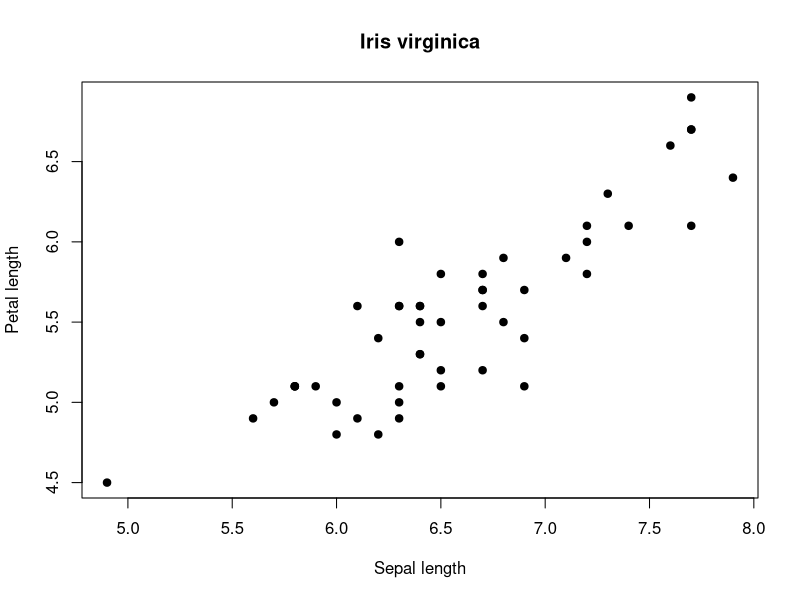
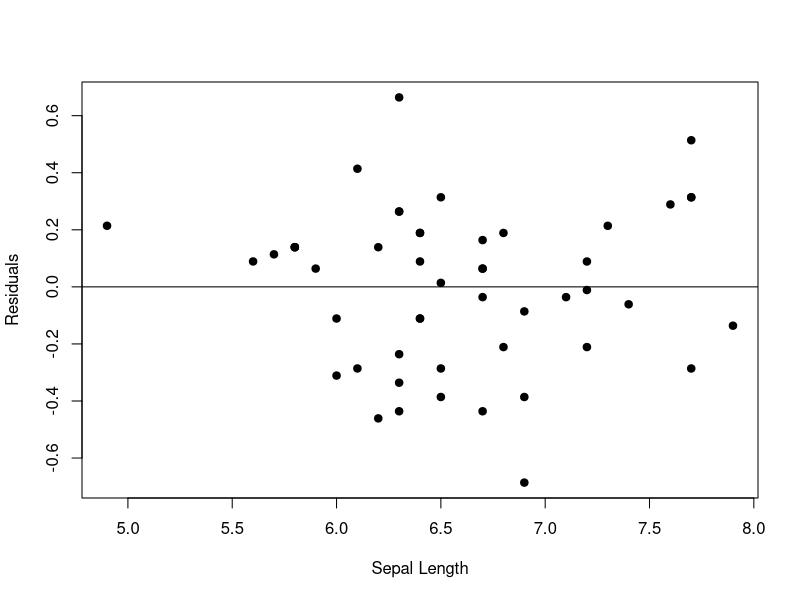
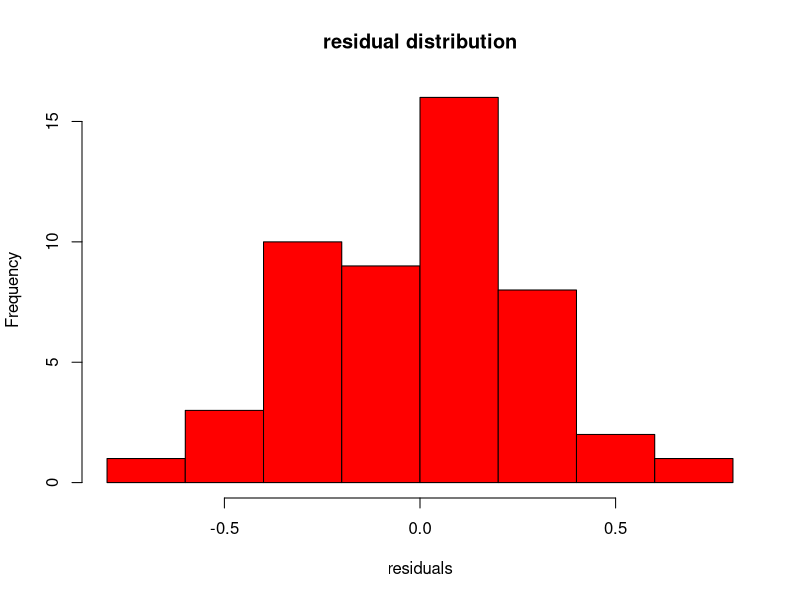
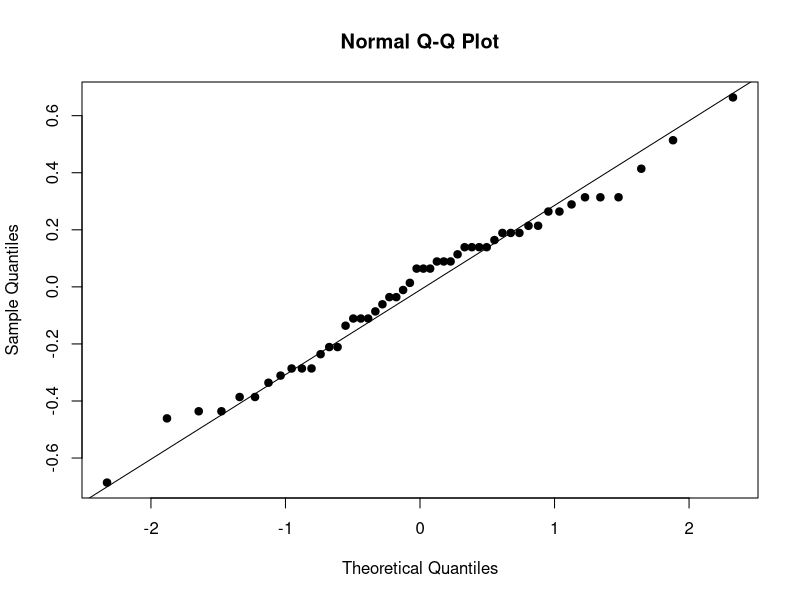

R code for these plots, in order:
#linear regression example from class 10/7
#iris example

rm(list = ls())

#subset the virginica species
#create a new data frame, create index using species == virginica
#comma indexes all rows
flower <- iris[iris$Species == "virginica",]
#unique fn tells all the unique values


#make a scatter plot to look at sepal length vs petal length
plot(flower$Sepal.Length, flower$Petal.Length, 
     pch = 19, xlab = "Sepal length", ylab = "Petal length",
     main = "Iris virginica")
#abline adds straight lines to a plot

#fit a regression model
fit <- lm(flower$Petal.Length ~ flower$Sepal.Length)
#tilde does...?

#?fn_name calls help 

#plot residuals 
#summary of the fit $ residuals gives the residuals for the model
plot(flower$Sepal.Length, summary(fit)$residuals, pch = 19,
     xlab = "Sepal Length", ylab = "Residuals")
#add horizontal line at 0
abline(h=0)

#check normality of residuals
hist(summary(fit)$residuals, col = "red", main = "residual distribution", xlab = "residuals")
#looks fairly normally, not massively skewed in any direction

#qqnorm or qq line can provide another visual check
qqnorm(summary(fit)$residuals, pch = 19)
qqline(summary(fit)$residuals, pch = 19)

#shapiro wilks test to check normality
shapiro.test(summary(fit)$residuals)
#tells us if distribution of data differs significantly from standard distribution
#p-value is way above .05 so it does not significantly differ from normal distribution

#all assumptions are met so results can be interpreted
